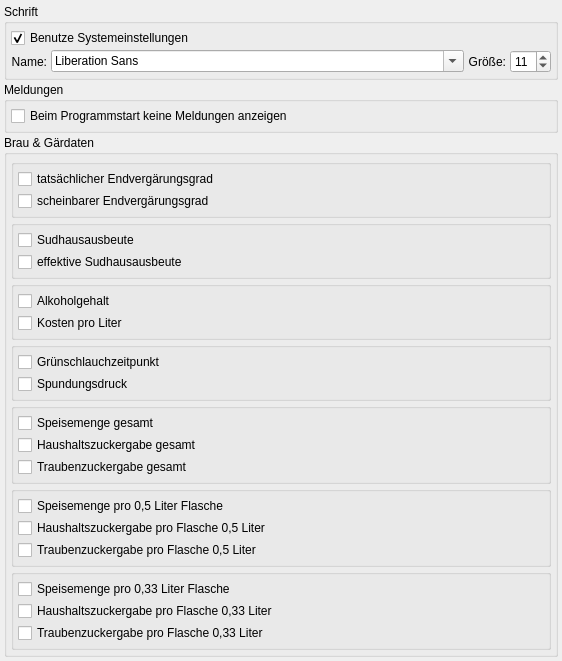
           <widget class="QWidget" name="scrollAreaWidgetContents">
            <property name="geometry">
             <rect>
              <x>0</x>
              <y>0</y>
              <width>562</width>
              <height>598</height>
             </rect>
            </property>
            <layout class="QVBoxLayout" name="verticalLayout_10">
             <property name="spacing">
              <number>2</number>
             </property>
             <property name="leftMargin">
              <number>4</number>
             </property>
             <property name="topMargin">
              <number>4</number>
             </property>
             <property name="rightMargin">
              <number>4</number>
             </property>
             <property name="bottomMargin">
              <number>4</number>
             </property>
             <item>
              <widget class="QGroupBox" name="groupBox_16">
               <property name="title">
                <string>Schrift</string>
               </property>
               <layout class="QVBoxLayout" name="verticalLayout_24">
                <property name="spacing">
                 <number>2</number>
                </property>
                <property name="leftMargin">
                 <number>4</number>
                </property>
                <property name="topMargin">
                 <number>4</number>
                </property>
                <property name="rightMargin">
                 <number>4</number>
                </property>
                <property name="bottomMargin">
                 <number>4</number>
                </property>
                <item>
                 <widget class="QCheckBox" name="checkBox_FontSystem">
                  <property name="text">
                   <string>Benutze Systemeinstellungen</string>
                  </property>
                  <property name="checked">
                   <bool>true</bool>
                  </property>
                 </widget>
                </item>
                <item>
                 <widget class="QWidget" name="widget_font" native="true">
                  <layout class="QVBoxLayout" name="verticalLayout_25">
                   <property name="spacing">
                    <number>0</number>
                   </property>
                   <property name="leftMargin">
                    <number>0</number>
                   </property>
                   <property name="topMargin">
                    <number>0</number>
                   </property>
                   <property name="rightMargin">
                    <number>0</number>
                   </property>
                   <property name="bottomMargin">
                    <number>0</number>
                   </property>
                   <item>
                    <layout class="QHBoxLayout" name="horizontalLayout_25">
                     <property name="spacing">
                      <number>4</number>
                     </property>
                     <item>
                      <widget class="QLabel" name="label_20">
                       <property name="text">
                        <string>Name:</string>
                       </property>
                       <property name="alignment">
                        <set>Qt::AlignRight|Qt::AlignTrailing|Qt::AlignVCenter</set>
                       </property>
                      </widget>
                     </item>
                     <item>
                      <widget class="QFontComboBox" name="fontComboBox">
                       <property name="sizePolicy">
                        <sizepolicy hsizetype="Expanding" vsizetype="Fixed">
                         <horstretch>0</horstretch>
                         <verstretch>0</verstretch>
                        </sizepolicy>
                       </property>
                      </widget>
                     </item>
                     <item>
                      <widget class="QLabel" name="label_17">
                       <property name="text">
                        <string>Größe:</string>
                       </property>
                       <property name="alignment">
                        <set>Qt::AlignRight|Qt::AlignTrailing|Qt::AlignVCenter</set>
                       </property>
                      </widget>
                     </item>
                     <item>
                      <widget class="QSpinBox" name="spinBox_fontSize">
                       <property name="minimum">
                        <number>6</number>
                       </property>
                       <property name="maximum">
                        <number>20</number>
                       </property>
                       <property name="value">
                        <number>11</number>
                       </property>
                      </widget>
                     </item>
                    </layout>
                   </item>
                  </layout>
                 </widget>
                </item>
               </layout>
              </widget>
             </item>
             <item>
              <widget class="QGroupBox" name="groupBox_13">
               <property name="title">
                <string>Meldungen</string>
               </property>
               <layout class="QVBoxLayout" name="verticalLayout_19">
                <property name="spacing">
                 <number>2</number>
                </property>
                <property name="leftMargin">
                 <number>4</number>
                </property>
                <property name="topMargin">
                 <number>4</number>
                </property>
                <property name="rightMargin">
                 <number>4</number>
                </property>
                <property name="bottomMargin">
                 <number>4</number>
                </property>
                <item>
                 <widget class="QCheckBox" name="checkBox_MsgNichtAktiv">
                  <property name="text">
                   <string>Beim Programmstart keine Meldungen anzeigen</string>
                  </property>
                 </widget>
                </item>
               </layout>
              </widget>
             </item>
             <item>
              <widget class="QGroupBox" name="groupBox_4">
               <property name="title">
                <string>Brau &amp;&amp; Gärdaten</string>
               </property>
               <layout class="QVBoxLayout" name="verticalLayout_18">
                <property name="spacing">
                 <number>2</number>
                </property>
                <property name="leftMargin">
                 <number>4</number>
                </property>
                <property name="topMargin">
                 <number>4</number>
                </property>
                <property name="rightMargin">
                 <number>4</number>
                </property>
                <property name="bottomMargin">
                 <number>4</number>
                </property>
                <item>
                 <widget class="QGroupBox" name="groupBox_5">
                  <property name="title">
                   <string/>
                  </property>
                  <layout class="QVBoxLayout" name="verticalLayout_11">
                   <property name="spacing">
                    <number>2</number>
                   </property>
                   <property name="leftMargin">
                    <number>4</number>
                   </property>
                   <property name="topMargin">
                    <number>4</number>
                   </property>
                   <property name="rightMargin">
                    <number>4</number>
                   </property>
                   <property name="bottomMargin">
                    <number>4</number>
                   </property>
                   <item>
                    <widget class="QCheckBox" name="checkBox_Ansicht_BuG_tevg">
                     <property name="text">
                      <string>tatsächlicher Endvergärungsgrad</string>
                     </property>
                    </widget>
                   </item>
                   <item>
                    <widget class="QCheckBox" name="checkBox_Ansicht_BuG_sevg">
                     <property name="text">
                      <string>scheinbarer Endvergärungsgrad</string>
                     </property>
                    </widget>
                   </item>
                  </layout>
                 </widget>
                </item>
                <item>
                 <widget class="QGroupBox" name="groupBox_6">
                  <property name="title">
                   <string/>
                  </property>
                  <layout class="QVBoxLayout" name="verticalLayout_12">
                   <property name="spacing">
                    <number>2</number>
                   </property>
                   <property name="leftMargin">
                    <number>4</number>
                   </property>
                   <property name="topMargin">
                    <number>4</number>
                   </property>
                   <property name="rightMargin">
                    <number>4</number>
                   </property>
                   <property name="bottomMargin">
                    <number>4</number>
                   </property>
                   <item>
                    <widget class="QCheckBox" name="checkBox_Ansicht_BuG_shab">
                     <property name="text">
                      <string>Sudhausausbeute</string>
                     </property>
                    </widget>
                   </item>
                   <item>
                    <widget class="QCheckBox" name="checkBox_Ansicht_BuG_eshab">
                     <property name="text">
                      <string>effektive Sudhausausbeute</string>
                     </property>
                    </widget>
                   </item>
                  </layout>
                 </widget>
                </item>
                <item>
                 <widget class="QGroupBox" name="groupBox_7">
                  <property name="title">
                   <string/>
                  </property>
                  <layout class="QVBoxLayout" name="verticalLayout_13">
                   <property name="spacing">
                    <number>2</number>
                   </property>
                   <property name="leftMargin">
                    <number>4</number>
                   </property>
                   <property name="topMargin">
                    <number>4</number>
                   </property>
                   <property name="rightMargin">
                    <number>4</number>
                   </property>
                   <property name="bottomMargin">
                    <number>4</number>
                   </property>
                   <item>
                    <widget class="QCheckBox" name="checkBox_Ansicht_BuG_alc">
                     <property name="text">
                      <string>Alkoholgehalt</string>
                     </property>
                    </widget>
                   </item>
                   <item>
                    <widget class="QCheckBox" name="checkBox_Ansicht_BuG_kpl">
                     <property name="text">
                      <string>Kosten pro Liter</string>
                     </property>
                    </widget>
                   </item>
                  </layout>
                 </widget>
                </item>
                <item>
                 <widget class="QGroupBox" name="groupBox_8">
                  <property name="title">
                   <string/>
                  </property>
                  <layout class="QVBoxLayout" name="verticalLayout_14">
                   <property name="spacing">
                    <number>2</number>
                   </property>
                   <property name="leftMargin">
                    <number>4</number>
                   </property>
                   <property name="topMargin">
                    <number>4</number>
                   </property>
                   <property name="rightMargin">
                    <number>4</number>
                   </property>
                   <property name="bottomMargin">
                    <number>4</number>
                   </property>
                   <item>
                    <widget class="QCheckBox" name="checkBox_Ansicht_BuG_gszp">
                     <property name="text">
                      <string>Grünschlauchzeitpunkt</string>
                     </property>
                    </widget>
                   </item>
                   <item>
                    <widget class="QCheckBox" name="checkBox_Ansicht_BuG_sd">
                     <property name="text">
                      <string>Spundungsdruck</string>
                     </property>
                    </widget>
                   </item>
                  </layout>
                 </widget>
                </item>
                <item>
                 <widget class="QGroupBox" name="groupBox_9">
                  <property name="title">
                   <string/>
                  </property>
                  <layout class="QVBoxLayout" name="verticalLayout_15">
                   <property name="spacing">
                    <number>2</number>
                   </property>
                   <property name="leftMargin">
                    <number>4</number>
                   </property>
                   <property name="topMargin">
                    <number>4</number>
                   </property>
                   <property name="rightMargin">
                    <number>4</number>
                   </property>
                   <property name="bottomMargin">
                    <number>4</number>
                   </property>
                   <item>
                    <widget class="QCheckBox" name="checkBox_Ansicht_BuG_smg">
                     <property name="text">
                      <string>Speisemenge gesamt</string>
                     </property>
                    </widget>
                   </item>
                   <item>
                    <widget class="QCheckBox" name="checkBox_Ansicht_BuG_hzmg">
                     <property name="text">
                      <string>Haushaltszuckergabe gesamt</string>
                     </property>
                    </widget>
                   </item>
                   <item>
                    <widget class="QCheckBox" name="checkBox_Ansicht_BuG_tzmg">
                     <property name="text">
                      <string>Traubenzuckergabe gesamt</string>
                     </property>
                    </widget>
                   </item>
                  </layout>
                 </widget>
                </item>
                <item>
                 <widget class="QGroupBox" name="groupBox_10">
                  <property name="title">
                   <string/>
                  </property>
                  <layout class="QVBoxLayout" name="verticalLayout_16">
                   <property name="spacing">
                    <number>2</number>
                   </property>
                   <property name="leftMargin">
                    <number>4</number>
                   </property>
                   <property name="topMargin">
                    <number>4</number>
                   </property>
                   <property name="rightMargin">
                    <number>4</number>
                   </property>
                   <property name="bottomMargin">
                    <number>4</number>
                   </property>
                   <item>
                    <widget class="QCheckBox" name="checkBox_Ansicht_BuG_s05">
                     <property name="text">
                      <string>Speisemenge pro 0,5 Liter Flasche</string>
                     </property>
                    </widget>
                   </item>
                   <item>
                    <widget class="QCheckBox" name="checkBox_Ansicht_BuG_hz05">
                     <property name="text">
                      <string>Haushaltszuckergabe pro Flasche 0,5 Liter</string>
                     </property>
                    </widget>
                   </item>
                   <item>
                    <widget class="QCheckBox" name="checkBox_Ansicht_BuG_tz05">
                     <property name="text">
                      <string>Traubenzuckergabe pro Flasche 0,5 Liter</string>
                     </property>
                    </widget>
                   </item>
                  </layout>
                 </widget>
                </item>
                <item>
                 <widget class="QGroupBox" name="groupBox_11">
                  <property name="title">
                   <string/>
                  </property>
                  <layout class="QVBoxLayout" name="verticalLayout_17">
                   <property name="spacing">
                    <number>2</number>
                   </property>
                   <property name="leftMargin">
                    <number>4</number>
                   </property>
                   <property name="topMargin">
                    <number>4</number>
                   </property>
                   <property name="rightMargin">
                    <number>4</number>
                   </property>
                   <property name="bottomMargin">
                    <number>4</number>
                   </property>
                   <item>
                    <widget class="QCheckBox" name="checkBox_Ansicht_BuG_s033">
                     <property name="text">
                      <string>Speisemenge pro 0,33 Liter Flasche</string>
                     </property>
                    </widget>
                   </item>
                   <item>
                    <widget class="QCheckBox" name="checkBox_Ansicht_BuG_hz033">
                     <property name="text">
                      <string>Haushaltszuckergabe pro Flasche 0,33 Liter</string>
                     </property>
                    </widget>
                   </item>
                   <item>
                    <widget class="QCheckBox" name="checkBox_Ansicht_BuG_tz033">
                     <property name="text">
                      <string>Traubenzuckergabe pro Flasche 0,33 Liter</string>
                     </property>
                    </widget>
                   </item>
                  </layout>
                 </widget>
                </item>
               </layout>
              </widget>
             </item>
            </layout>
           </widget>
